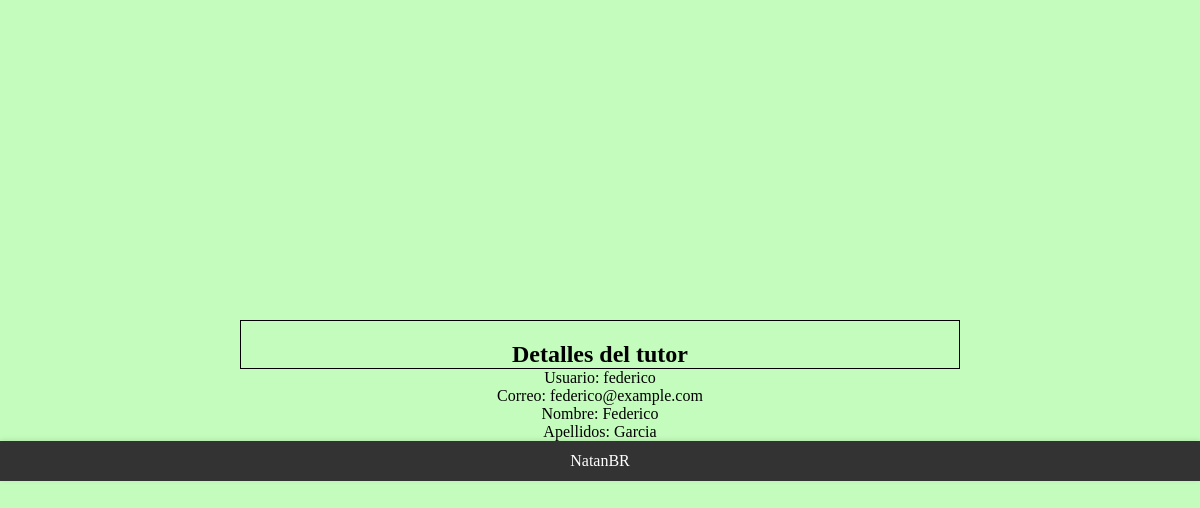
Page /practica_navidad/PDO_proyectos/CRUD/read/detalles_tutor.php?id=7 on the committed database.
### tables this page shows
CREATE TABLE `tutor` (
  `id_tutor` int(11) NOT NULL AUTO_INCREMENT,
  `login` varchar(100) NOT NULL,
  `password` varchar(100) DEFAULT NULL,
  `correo` varchar(100) NOT NULL,
  `nombre` varchar(100) DEFAULT NULL,
  `apellidos` varchar(100) DEFAULT NULL,
  `tipo_usu` tinyint(1) DEFAULT NULL,
  `baja` tinyint(1) DEFAULT NULL,
  `activar` varchar(8) DEFAULT NULL,
  PRIMARY KEY (`id_tutor`),
  UNIQUE KEY `login_unique` (`login`),
  UNIQUE KEY `correo_unique` (`correo`)
);

### practica_navidad/conexion/conexionPDO.php (called while the page is built, shortened)
<?php
    function filtrado($data) {
        $data = trim($data);
        $data = stripslashes($data);
        $data = htmlspecialchars($data);
        return $data;
    }
?>

### practica_navidad/PDO_proyectos/CRUD/read/detalles_tutor.php (the view, shortened to what this page needs)
<?php
include('../../../includes/encabezado.php');
include('../../../conexion/conexionPDO.php');
if (isset($_GET['id'])) {
    $id = filtrado($_GET['id']);
    $conexion = obtenerConexion();
    if ($conexion) {
        try {
            $sql = "SELECT * FROM tutor WHERE id_tutor = :id";
            $stmt = $conexion -> prepare($sql);
            $stmt -> bindParam(':id', $id);
            $stmt -> execute();
            $tutor = $stmt -> fetch(PDO::FETCH_ASSOC);
            if ($tutor) {
                echo "<h2>Detalles del tutor</h2>";
                echo "<p>Usuario: " . htmlspecialchars($tutor['login']) . "</p>";
                echo "<p>Correo: " . htmlspecialchars($tutor['correo']) . "</p>";
                echo "<p>Nombre: " . htmlspecialchars($tutor['nombre']) . "</p>";
                echo "<p>Apellidos: " . htmlspecialchars($tutor['apellidos']) . "</p>";
            } else {
                echo "Tutor no encontrado.";
            }
        } catch (PDOException $e) {
            echo "Error al obtener los detalles del tutor: " . $e -> getMessage();
        }
    } else {
        echo "Error en la conexión a la base de datos.";
    }
} else {
    echo "ID de tutor no proporcionado.";
}
include('../../../includes/pie.php');
?>

### practica_navidad/css/styles.css (style rules this page uses)
* { margin: 0px; padding: 0px; box-sizing: border-box; }
body { display: flex; flex-direction: column; justify-content: center; align-items: center; height: 100vh; background-color: rgb(195, 252, 188); }
h2 { display: flex; align-items: center; justify-content: center; padding-top: 20px; border: 1px solid black; width: 60%; }

### rows in the picture
tutor: login "federico", correo "federico@example.com", nombre "Federico", apellidos "Garcia"
